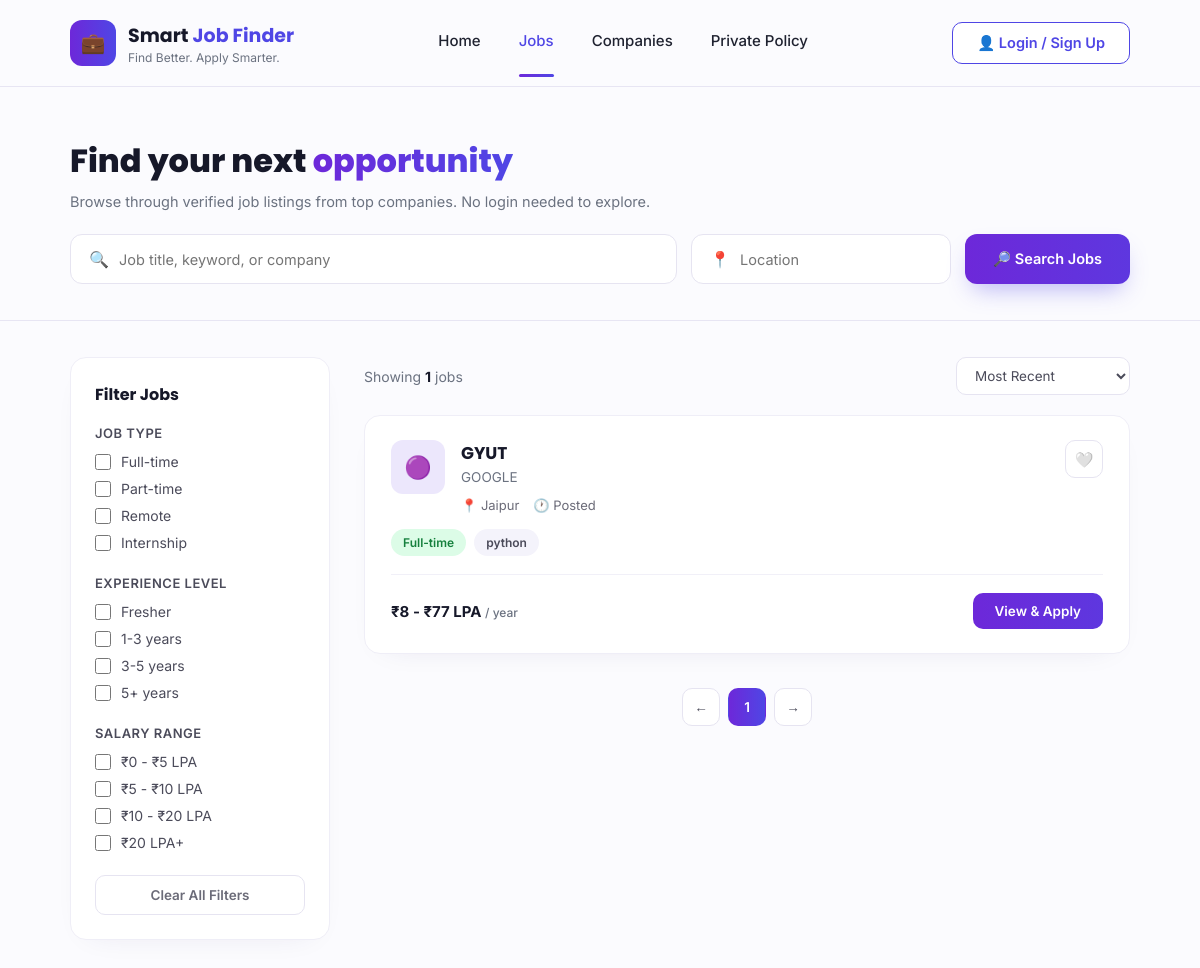
Screenshot of /jobs/ with the database file from the repository.
### jobs/models.py (models this page shows, shortened)
class Job(models.Model):
    JOB_TYPES = [
        ("Full-time", "Full-time"),
        ("Part-time", "Part-time"),
        ("Remote", "Remote"),
        ("Internship", "Internship"),
    ]
    SALARY_PERIODS = [("year", "LPA / year"), ("month", "per month")]
    id = models.UUIDField(primary_key=True, default=uuid.uuid4, editable=False)
    company = models.ForeignKey(Company, on_delete=models.CASCADE, related_name="jobs")
    title = models.CharField(max_length=200)
    job_type = models.CharField(max_length=20, choices=JOB_TYPES, default="Full-time")
    experience_level = models.CharField(max_length=50, blank=True)
    location = models.CharField(max_length=150)
    salary_min = models.PositiveIntegerField(null=True, blank=True)
    salary_max = models.PositiveIntegerField(null=True, blank=True)
    salary_period = models.CharField(max_length=10, choices=SALARY_PERIODS, default="year")
    description = models.TextField()
    requirements = models.TextField(blank=True)
    skills = models.CharField(max_length=400, blank=True, help_text="Comma separated")
    logo_emoji = models.CharField(max_length=10, default="🟣")
    deadline = models.DateField(null=True, blank=True)
    posted_by = models.ForeignKey(CustomUser, on_delete=models.CASCADE, related_name="posted_jobs")
    created_at = models.DateTimeField(auto_now_add=True)
    @property
    def salary_range(self):
        if self.salary_min and self.salary_max:
            return f"₹{self.salary_min} - ₹{self.salary_max} LPA" if self.salary_period == "year" else f"₹{self.salary_min} - ₹{self.salary_max}"
        return "Not disclosed"
    @property
    def skills_list(self):
        return [s.strip() for s in self.skills.split(",") if s.strip()]

class Company(models.Model):
    id = models.UUIDField(primary_key=True, default=uuid.uuid4, editable=False)
    name = models.CharField(max_length=200)
    tagline = models.CharField(max_length=255, blank=True)
    industry = models.CharField(max_length=120, blank=True)
    location = models.CharField(max_length=150, blank=True)
    size = models.CharField(max_length=50, blank=True)  # e.g. "51-200"
    website = models.URLField(blank=True)
    logo_emoji = models.CharField(max_length=10, default="🟣")
    rating = models.DecimalField(max_digits=2, decimal_places=1, default=Decimal(4.0))
    created_by = models.ForeignKey(CustomUser, on_delete=models.CASCADE, related_name="companies")
    created_at = models.DateTimeField(auto_now_add=True)

### jobs/views.py (the view)
# urls.py: path('jobs/', views.Jobs, name='jobs'),
def Jobs(request):
    user = get_current_user(request)
    query = request.GET.get("q", "")
    location = request.GET.get("location", "")
    jobs_qs = Job.objects.select_related("company").order_by("-created_at")
    if query:
        jobs_qs = jobs_qs.filter(
            Q(title__icontains=query) | Q(company__name__icontains=query) | Q(skills__icontains=query)
        )
    if location:
        jobs_qs = jobs_qs.filter(location__icontains=location)
    jobs = list(jobs_qs)
    attach_job_flags(jobs, user)
    for job in jobs:
        job.skills = job.skills_list  # type: ignore[assignment]
    return render(request, "jobs.html", {
        "jobs": jobs,
        "user": user,
        "jobs_count": len(jobs),
        "query": query,
        "location": location,
    })

### jobs/views.py (called while the page is built, shortened)
def get_current_user(request):
    user_id = request.session.get("user_id")
    if not user_id:
        return None
    try:
        return CustomUser.objects.get(id=user_id)
    except CustomUser.DoesNotExist:
        request.session.flush()
        return None

def attach_job_flags(jobs, user):
    if not user:
        for job in jobs:
            job.is_saved = False  # type: ignore[attr-defined]
            job.has_applied = False  # type: ignore[attr-defined]
        return jobs

### templates/jobs.html (shortened to what this page needs)
{% load static %}
<!DOCTYPE html>
<html lang="en">
<head>
<link rel="stylesheet" href="{% static 'style.css' %}">
</head>
<body class="jobs-page">
<header class="navbar desktop-only">
  <div class="logo">
    <div class="logo-icon">💼</div>
    <div class="logo-text">
      <h1>Smart <span>Job Finder</span></h1>
      <p>Find Better. Apply Smarter.</p>
    </div>
  </div>
  <nav class="nav-links">
    <a href="/">Home</a>
    <a href="/jobs/" class="active">Jobs</a>
    <a href="/companies/">Companies</a>
    <a href="/policy/" class='policy'>Private Policy</a>
  </nav>
  {% if user %}
  <div class="user-menu" id="userMenu">
    <div class="user-menu-trigger" onclick="toggleUserMenu()">
      <div class="user-avatar">{{ user.first_name|slice:":1"|upper }}{{ user.last_name|slice:":1"|upper }}</div>
      <span class="user-name">{{ user.first_name }} {{ user.last_name }}</span>
      <span class="caret">▼</span>
    </div>
    <div class="user-menu-dropdown">
      <a href="/dashboard/">🏠 Dashboard</a>
      <a href="/profile/">👤 My Profile</a>
      <a href="/post-job/">➕ Post a Job</a>
      <div class="divider-line"></div>
      <form method="POST" action="{% url 'logout' %}">
        {% csrf_token %}
        <a href="#" class="logout-link" onclick="this.closest('form').submit(); return false;">🚪 Logout</a>
      </form>
    </div>
  </div>
  {% else %}
  <a href="/login/" class="login-btn">👤 Login / Sign Up</a>
  {% endif %}
</header>
<section class="jobs-hero desktop-only">
  <h2>Find your next <span class="accent">opportunity</span></h2>
  <p>Browse through verified job listings from top companies. No login needed to explore.</p>
  <form class="jobs-search-bar" method="GET" action="{% url 'jobs' %}">
    <div class="jobs-search-input">
      <span class="ic">🔍</span>
      <input type="text" name="q" value="{{ query }}" placeholder="Job title, keyword, or company">
    </div>
    <div class="jobs-search-input" style="max-width:260px;">
      <span class="ic">📍</span>
      <input type="text" name="location" value="{{ location }}" placeholder="Location">
    </div>
    <button type="submit" class="jobs-filter-btn">🔎 Search Jobs</button>
  </form>
</section>
<section class="jobs-body desktop-only">
  <aside class="filter-sidebar">
    <h3>Filter Jobs</h3>
    <div class="filter-group">
      <h4>Job Type</h4>
      <label class="filter-option"><input type="checkbox"> Full-time</label>
      <label class="filter-option"><input type="checkbox"> Part-time</label>
      <label class="filter-option"><input type="checkbox"> Remote</label>
      <label class="filter-option"><input type="checkbox"> Internship</label>
    </div>
    <div class="filter-group">
      <h4>Experience Level</h4>
      <label class="filter-option"><input type="checkbox"> Fresher</label>
      <label class="filter-option"><input type="checkbox"> 1-3 years</label>
      <label class="filter-option"><input type="checkbox"> 3-5 years</label>
      <label class="filter-option"><input type="checkbox"> 5+ years</label>
    </div>
    <div class="filter-group">
      <h4>Salary Range</h4>
      <label class="filter-option"><input type="checkbox"> ₹0 - ₹5 LPA</label>
      <label class="filter-option"><input type="checkbox"> ₹5 - ₹10 LPA</label>
      <label class="filter-option"><input type="checkbox"> ₹10 - ₹20 LPA</label>
      <label class="filter-option"><input type="checkbox"> ₹20 LPA+</label>
    </div>
    <a href="{% url 'jobs' %}" class="filter-clear" style="display:block;text-align:center;">Clear All Filters</a>
  </aside>
  <div class="jobs-list-wrap">
    <div class="jobs-list-meta">
      <span>Showing <b>{{ jobs_count }}</b> jobs</span>
      <div class="jobs-sort">
        <select>
          <option>Most Recent</option>
        </select>
      </div>
    </div>
    {% if jobs %}
    <div class="jobs-grid">
      {% for job in jobs %}
      <div class="job-card">
        <div class="job-card-top">
          <div class="job-card-left">
            <div class="job-logo">{{ job.logo_emoji }}</div>
            <div class="job-info">
              <h3>{{ job.title }}</h3>
              <p class="company-name">{{ job.company.name }}</p>
              <div class="job-meta-row">
                <span class="job-meta-item">📍 {{ job.location }}</span>
                <span class="job-meta-item">🕐 Posted {{ job.posted_ago }}</span>
              </div>
            </div>
          </div>
          {% if user %}
          <form method="POST" action="{% url 'toggle_save_job' job.id %}">
            {% csrf_token %}
            <input type="hidden" name="next" value="{% url 'jobs' %}">
            <button type="submit" class="job-save-btn {% if job.is_saved %}saved{% endif %}">{% if job.is_saved %}❤️{% else %}🤍{% endif %}</button>
          </form>
          {% else %}
          <a href="/login/" class="job-save-btn">🤍</a>
          {% endif %}
        </div>
        <div class="job-tags">
          <span class="job-tag type">{{ job.job_type }}</span>
          {% for skill in job.skills|slice:":3" %}
          <span class="job-tag">{{ skill }}</span>
          {% endfor %}
        </div>
        <div class="job-card-bottom">
          <div class="job-salary">{{ job.salary_range }} <span>/ {{ job.salary_period }}</span></div>
          <a href="/jobs/{{ job.id }}/" class="job-apply-btn">{% if job.has_applied %}Applied ✓{% else %}View & Apply{% endif %}</a>
        </div>
      </div>
      {% endfor %}
    </div>
    {% else %}
    <div class="dash-empty">No jobs found. Try a different search.</div>
    {% endif %}
    <div class="jobs-pagination">
      <button>←</button>
      <button class="active">1</button>
      <button>→</button>
    </div>
  </div>
</section>
</body>
</html>

### rows the page displays
Job: logo_emoji "🟣", title "GYUT", company.name "GOOGLE", location "Jaipur", job_type "Full-time", skills "python", salary_range "₹8 - ₹77 LPA", salary_period "year", shows "View & Apply"

### other values shown
{{ jobs_count }} "1"
